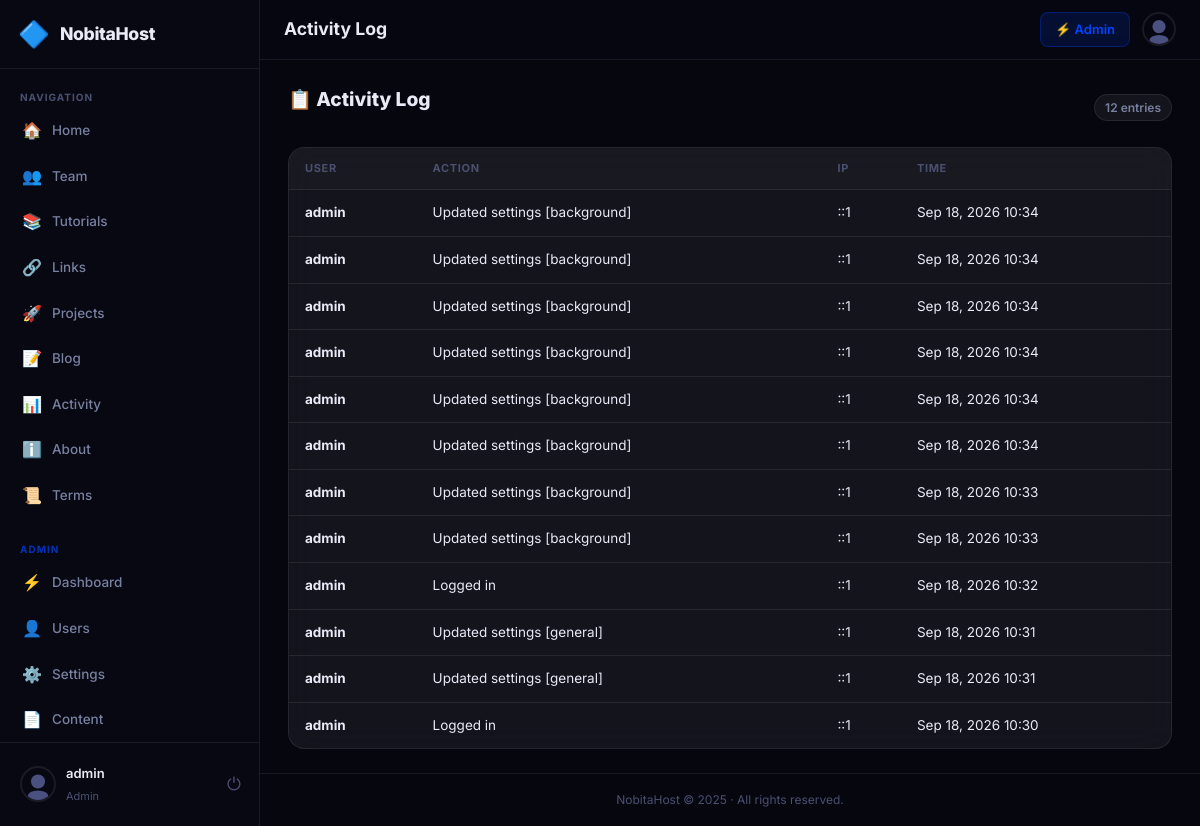
The app's page /index.php?page=admin-activity (signed in) with its own data.
### tables this page shows
CREATE TABLE users (
      id INTEGER PRIMARY KEY AUTOINCREMENT,
      username TEXT UNIQUE NOT NULL,
      email TEXT UNIQUE NOT NULL,
      password TEXT NOT NULL,
      role TEXT NOT NULL DEFAULT 'user',
      status TEXT NOT NULL DEFAULT 'active',
      owner_id INTEGER DEFAULT NULL,
      profile_pic TEXT DEFAULT '',
      bio TEXT DEFAULT '',
      two_factor_enabled INTEGER NOT NULL DEFAULT 0,
      two_factor_secret TEXT DEFAULT NULL,
      is_demo INTEGER NOT NULL DEFAULT 0,
      last_login TEXT,
      last_ip TEXT DEFAULT '',
      created_at TEXT NOT NULL DEFAULT (datetime('now'))
    );

CREATE TABLE activity_log (
      id INTEGER PRIMARY KEY AUTOINCREMENT,
      user_id INTEGER,
      username TEXT DEFAULT '',
      action TEXT NOT NULL,
      ip TEXT DEFAULT '',
      created_at TEXT NOT NULL DEFAULT (datetime('now'))
    );

CREATE TABLE content_pages (
      id INTEGER PRIMARY KEY AUTOINCREMENT,
      slug TEXT UNIQUE NOT NULL,
      title TEXT NOT NULL,
      content TEXT DEFAULT '',
      updated_at TEXT,
      updated_by INTEGER
    );

### index.php (called while the page is built, shortened)
<?php
require_once __DIR__ . '/auth.php';
require_once __DIR__ . '/settings.php';
require_once __DIR__ . '/helpers.php';
require_once __DIR__ . '/mailer.php';
$page = $_GET['page'] ?? 'home';
$routes = [
    'login'        => ['pages/auth/login.php',     false, false],
    'register'     => ['pages/auth/register.php',  false, false],
    'logout'       => ['pages/auth/logout.php',    false, false],
    'forgot'       => ['pages/auth/forgot.php',    false, false],
    'reset'        => ['pages/auth/reset.php',     false, false],
    'verify-2fa'   => ['pages/auth/verify-2fa.php',false, false],
    'home'         => ['pages/user/home.php',         true, false],
    'profile'      => ['pages/user/profile.php',      true, false],
    'team'         => ['pages/user/team.php',          true, false],
    'about'        => ['pages/user/about.php',         true, false],
    'tutorials'    => ['pages/user/tutorials.php',     true, false],
    'projects'     => ['pages/user/projects.php',      true, false],
    'links'        => ['pages/user/links.php',         true, false],
    'activity'     => ['pages/user/activity.php',      true, false],
    'blog'         => ['pages/user/blog.php',          true, false],
    'blog-post'    => ['pages/user/blog-post.php',     true, false],
    'terms'        => ['pages/user/terms.php',         true, false],
    'admin'        => ['pages/admin/dashboard.php',   true, true],
    'admin-users'  => ['pages/admin/users.php',       true, true],
    'admin-settings' => ['pages/admin/settings.php', true, true],
    'admin-content'  => ['pages/admin/content.php',  true, true],
    'admin-tutorials'=> ['pages/admin/tutorials.php', true, true],
    'admin-blog'     => ['pages/admin/blog.php',      true, true],
    'admin-activity' => ['pages/admin/activity.php',  true, true],
    'admin-roles'    => ['pages/admin/roles.php',     true, true],
    'admin-links'    => ['pages/admin/links.php',     true, true],
    'admin-projects' => ['pages/admin/projects.php',  true, true],
];
[$file, $needsAuth, $needsAdmin] = $routes[$page];
$filePath = __DIR__ . '/' . $file;
include $filePath;

### helpers.php (called while the page is built, shortened)
<?php
function h(string $str): string {
    return htmlspecialchars($str, ENT_QUOTES | ENT_HTML5, 'UTF-8');
}
function avatarUrl(?string $profilePic, string $username): string {
    return 'public/img/avatar.svg';
}

### auth.php (called while the page is built, shortened)
<?php
function currentUser(): ?array {
    $db   = getDB();
    $stmt = $db->prepare("SELECT * FROM users WHERE id = ?");
    $stmt->execute([$_SESSION['user_id']]);
    $u = $stmt->fetch();
    return $u;
}
function requireLogin(): array {
    $user = currentUser();
    return $user;
}
function requireAdmin(): array {
    $user = requireLogin();
    return $user;
}
function isAdmin(?array $user): bool {
    return $user && $user['role'] === 'admin';
}

### settings.php (called while the page is built, shortened)
<?php
function getContentPage(string $slug): ?array {
    $db   = getDB();
    $stmt = $db->prepare("SELECT * FROM content_pages WHERE slug = ?");
    $stmt->execute([$slug]);
    return $stmt->fetch() ?: null;
}

### pages/admin/activity.php (the view, shortened to what this page needs)
<?php
$user   = requireAdmin();
$pageId = 'admin-activity';
$db     = getDB();
$perPage = 50;
$pg      = max(1, (int)($_GET['p'] ?? 1));
$offset  = ($pg - 1) * $perPage;
$total   = $db->query("SELECT COUNT(*) FROM activity_log")->fetchColumn();
$logs    = $db->query("SELECT * FROM activity_log ORDER BY created_at DESC LIMIT {$perPage} OFFSET {$offset}")->fetchAll();
?>
<div class="admin-activity">
  <div class="section-header">
    <h2 class="section-title">📋 Activity Log</h2>
    <span class="count-badge"><?= number_format($total) ?> entries</span>
  </div>
  <div class="card table-card">
    <div class="table-wrap">
      <table class="data-table">
        <thead><tr><th>User</th><th>Action</th><th>IP</th><th>Time</th></tr></thead>
        <tbody>
          <?php foreach ($logs as $log): ?>
          <tr>
            <td><strong><?= h($log['username'] ?: '—') ?></strong></td>
            <td><?= h($log['action']) ?></td>
            <td><?= h($log['ip'] ?: '—') ?></td>
            <td><?= date('M j, Y H:i', strtotime($log['created_at'])) ?></td>
          </tr>
          <?php endforeach; ?>
        </tbody>
      </table>
    </div>
  </div>
</div>
<?php
include __DIR__ . '/../../views/layout.php';

### views/partials/sidebar.php (shortened to what this page needs)
<?php
$s         = $s ?? getSettings();
$user      = $user ?? currentUser();
$panelName = h($s['panel_name'] ?? 'NobitaHost');
$logoType  = $s['logo_type'] ?? 'emoji';
$logoEmoji = h($s['logo_emoji'] ?? '🔷');
$logoUrl   = h($s['logo_url'] ?? '');
$isAdmin   = isAdmin($user);
$pageId    = $pageId ?? '';
$navItems = [
    ['icon'=>'🏠','label'=>'Home',      'page'=>'home'],
    ['icon'=>'👥','label'=>'Team',       'page'=>'team'],
    ['icon'=>'📚','label'=>'Tutorials',  'page'=>'tutorials'],
    ['icon'=>'🔗','label'=>'Links',      'page'=>'links'],
    ['icon'=>'🚀','label'=>'Projects',   'page'=>'projects'],
    ['icon'=>'📝','label'=>'Blog',       'page'=>'blog'],
    ['icon'=>'📊','label'=>'Activity',   'page'=>'activity'],
    ['icon'=>'ℹ️', 'label'=>'About',     'page'=>'about'],
    ['icon'=>'📜','label'=>'Terms',      'page'=>'terms'],
];
$adminItems = [
    ['icon'=>'⚡','label'=>'Dashboard',  'page'=>'admin'],
    ['icon'=>'👤','label'=>'Users',      'page'=>'admin-users'],
    ['icon'=>'⚙️', 'label'=>'Settings',  'page'=>'admin-settings'],
    ['icon'=>'📄','label'=>'Content',    'page'=>'admin-content'],
    ['icon'=>'🎥','label'=>'Tutorials',  'page'=>'admin-tutorials'],
    ['icon'=>'✏️', 'label'=>'Blog',      'page'=>'admin-blog'],
    ['icon'=>'🔗','label'=>'Links',      'page'=>'admin-links'],
    ['icon'=>'🚀','label'=>'Projects',   'page'=>'admin-projects'],
    ['icon'=>'📋','label'=>'Activity',   'page'=>'admin-activity'],
];
?>
<aside class="sidebar" id="sidebar">
  <div class="sidebar-header">
    <a href="index.php?page=home" class="sidebar-brand">
      <?php if ($logoType === 'image' && $logoUrl): ?>
        <img src="<?= $logoUrl ?>" alt="logo" class="brand-logo-img">
      <?php else: ?>
        <span class="brand-logo-emoji"><?= $logoEmoji ?></span>
      <?php endif; ?>
      <span class="brand-name"><?= $panelName ?></span>
    </a>
  </div>
  <nav class="sidebar-nav">
    <div class="nav-section">
      <span class="nav-section-label">Navigation</span>
      <?php foreach ($navItems as $item): ?>
      <a href="index.php?page=<?= $item['page'] ?>"
         class="nav-item <?= ($pageId === $item['page']) ? 'active' : '' ?>">
        <span class="nav-icon"><?= $item['icon'] ?></span>
        <span class="nav-label"><?= $item['label'] ?></span>
      </a>
      <?php endforeach; ?>
    </div>
    <?php if ($isAdmin): ?>
    <div class="nav-section nav-admin">
      <span class="nav-section-label">Admin</span>
      <?php foreach ($adminItems as $item): ?>
      <a href="index.php?page=<?= $item['page'] ?>"
         class="nav-item <?= ($pageId === $item['page']) ? 'active' : '' ?>">
        <span class="nav-icon"><?= $item['icon'] ?></span>
        <span class="nav-label"><?= $item['label'] ?></span>
      </a>
      <?php endforeach; ?>
    </div>
    <?php endif; ?>
  </nav>
  <div class="sidebar-footer">
    <a href="index.php?page=profile" class="sidebar-user">
      <img src="<?= h(avatarUrl($user['profile_pic'] ?? '', $user['username'])) ?>"
           alt="avatar" class="sidebar-avatar" onerror="this.src='public/img/avatar.svg'">
      <div class="sidebar-user-info">
        <span class="sidebar-username"><?= h($user['username']) ?></span>
        <span class="sidebar-role <?= h($user['role']) ?>"><?= ucfirst(h($user['role'])) ?></span>
      </div>
    </a>
    <a href="index.php?page=logout" class="sidebar-logout" title="Logout">⏻</a>
  </div>
</aside>

### views/partials/footer.php
<?php
$s         = $s ?? getSettings();
$panelName = h($s['panel_name'] ?? 'NobitaHost');
$footerPage = getContentPage('footer');
$footerText = $footerPage ? $footerPage['content'] : "{$panelName} &copy; " . date('Y');
?>
<footer class="app-footer">
  <p><?= $footerText ?></p>
</footer>

### public/css/style.css (style rules this page uses)
:root { --accent: #0044ff; --accent-rgb: 0, 68, 255; --blur: 16px; --radius: 16px; --transparency: 100; --bg: #0a0a0f; --bg2: #10101a; --bg3: #17172a; --surface: rgba(255,255,255,0.06); --surface-hover: rgba(255,255,255,0.10); --border: rgba(255,255,255,0.08); --border-accent: rgba(var(--accent-rgb), 0.4); --text: #e8eaf6; --text-muted: #7880a0; --text-dim: #4a5070; --sidebar-w: 260px; --topbar-h: 60px; --shadow: 0 8px 32px rgba(0,0,0,0.6); --shadow-sm: 0 4px 16px rgba(0,0,0,0.4); --transition: all 0.2s ease; }
*, *::before, *::after { box-sizing: border-box; margin: 0; padding: 0; }
html { scroll-behavior: smooth; }
body { font-family: 'Inter', system-ui, -apple-system, sans-serif; background: var(--bg); color: var(--text); min-height: 100vh; overflow-x: hidden; font-size: 14px; line-height: 1.6; }
a { color: inherit; text-decoration: none; }
img { max-width: 100%; }
body::before { content: ''; position: fixed; inset: 0; z-index: -2; background: var(--bg); }
.sidebar { position: fixed; left: 0; top: 0; bottom: 0; width: var(--sidebar-w); background: rgba(10,10,20,0.85); backdrop-filter: blur(var(--blur)); -webkit-backdrop-filter: blur(var(--blur)); border-right: 1px solid var(--border); display: flex; flex-direction: column; z-index: 100; transition: transform 0.3s ease; }
.sidebar-header { display: flex; align-items: center; justify-content: space-between; padding: 20px 18px; border-bottom: 1px solid var(--border); }
.sidebar-brand { display: flex; align-items: center; gap: 10px; font-weight: 700; font-size: 1.1rem; color: var(--text); }
.brand-logo-emoji { font-size: 1.6rem; line-height: 1; }
.brand-name { font-weight: 800; letter-spacing: -0.02em; }
.sidebar-nav { flex: 1; padding: 12px 10px; overflow-y: auto; overflow-x: hidden; }
.nav-section { margin-bottom: 16px; }
.nav-section-label { font-size: 10px; font-weight: 700; letter-spacing: 0.1em; text-transform: uppercase; color: var(--text-dim); padding: 8px 10px 4px; display: block; }
.nav-item { display: flex; align-items: center; gap: 10px; padding: 9px 12px; border-radius: 10px; color: var(--text-muted); transition: var(--transition); font-weight: 500; margin-bottom: 2px; }
.nav-icon { font-size: 1rem; width: 20px; text-align: center; flex-shrink: 0; }
.nav-label { font-size: 13.5px; }
.nav-admin .nav-section-label { color: rgba(var(--accent-rgb), 0.7); }
.sidebar-footer { padding: 12px 10px; border-top: 1px solid var(--border); display: flex; align-items: center; gap: 8px; }
.sidebar-user { display: flex; align-items: center; gap: 10px; flex: 1; min-width: 0; padding: 8px 10px; border-radius: 10px; transition: var(--transition); }
.sidebar-avatar { width: 36px; height: 36px; border-radius: 50%; object-fit: cover; border: 2px solid var(--border); flex-shrink: 0; }
.sidebar-user-info { min-width: 0; }
.sidebar-username { font-weight: 600; font-size: 13px; display: block; white-space: nowrap; overflow: hidden; text-overflow: ellipsis; }
.sidebar-role { font-size: 11px; color: var(--text-dim); text-transform: capitalize; }
.sidebar-logout { color: var(--text-dim); padding: 8px; border-radius: 8px; transition: var(--transition); font-size: 1.1rem; }
.card { background: var(--surface); backdrop-filter: blur(var(--blur)); -webkit-backdrop-filter: blur(var(--blur)); border: 1px solid var(--border); border-radius: var(--radius); padding: 20px; transition: var(--transition); }
.section-title { font-weight: 800; font-size: 1.2rem; margin-bottom: 16px; }
.section-header { display: flex; align-items: center; justify-content: space-between; margin-bottom: 16px; }
.table-card { padding: 0; overflow: hidden; }
.table-wrap { overflow-x: auto; }
.data-table { width: 100%; border-collapse: collapse; font-size: 13.5px; }
.data-table th { padding: 12px 16px; text-align: left; font-weight: 700; font-size: 11px; text-transform: uppercase; letter-spacing: 0.06em; color: var(--text-dim); border-bottom: 1px solid var(--border); background: rgba(255,255,255,0.02); }
.data-table td { padding: 12px 16px; border-bottom: 1px solid var(--border); vertical-align: middle; }
.data-table tr:last-child td { border-bottom: none; }
.count-badge { padding: 3px 10px; background: var(--surface); border: 1px solid var(--border); border-radius: 20px; font-size: 12px; font-weight: 600; color: var(--text-muted); }
.app-footer { text-align: center; padding: 16px 24px; font-size: 12px; color: var(--text-dim); border-top: 1px solid var(--border); }

### records on screen
users: username "admin", role "Admin"
activity_log: username "admin", action "Updated settings [background]", ip "::1", created_at "Sep 18, 2026 10:34"
activity_log: username "admin", action "Updated settings [background]", ip "::1", created_at "Sep 18, 2026 10:34"
activity_log: username "admin", action "Updated settings [background]", ip "::1", created_at "Sep 18, 2026 10:34"
activity_log: username "admin", action "Updated settings [background]", ip "::1", created_at "Sep 18, 2026 10:34"
activity_log: username "admin", action "Updated settings [background]", ip "::1", created_at "Sep 18, 2026 10:34"
activity_log: username "admin", action "Updated settings [background]", ip "::1", created_at "Sep 18, 2026 10:34"
activity_log: username "admin", action "Updated settings [background]", ip "::1", created_at "Sep 18, 2026 10:33"
activity_log: username "admin", action "Updated settings [background]", ip "::1", created_at "Sep 18, 2026 10:33"
activity_log: username "admin", action "Logged in", ip "::1", created_at "Sep 18, 2026 10:32"
activity_log: username "admin", action "Updated settings [general]", ip "::1", created_at "Sep 18, 2026 10:31"
activity_log: username "admin", action "Updated settings [general]", ip "::1", created_at "Sep 18, 2026 10:31"
activity_log: username "admin", action "Logged in", ip "::1", created_at "Sep 18, 2026 10:30"
content_pages: content "NobitaHost © 2025 · All rights reserved."

### other values on screen
$logoEmoji "🔷"
$panelName "NobitaHost"
$item['icon'] "🏠"
$item['label'] "Home"
$item['icon'] "👥"
$item['label'] "Team"
$item['icon'] "📚"
$item['label'] "Tutorials"
$item['icon'] "🔗"
$item['label'] "Links"
$item['icon'] "🚀"
$item['label'] "Projects"
$item['icon'] "📝"
$item['label'] "Blog"
$item['icon'] "📊"
